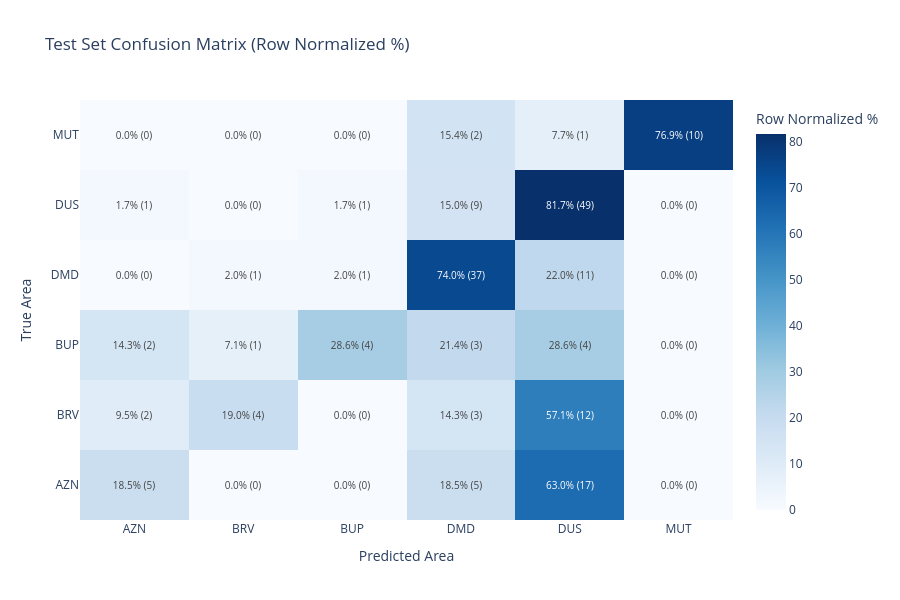

Notebook cell for this chart:
### Markdown cell above
## 6. Interactive Confusion Matrix (Test Set)

### Code cell
if evaluation:
    matrix = np.array(evaluation['metrics']['confusion_matrix'])
    labels = evaluation['labels']
    
    # Normalize by row (recall)
    row_sums = matrix.sum(axis=1, keepdims=True)
    norm_matrix = np.divide(
        matrix.astype(float),
        row_sums,
        out=np.zeros_like(matrix, dtype=float),
        where=row_sums != 0
    ) * 100
    
    # Create interactive heatmap
    fig = go.Figure(data=go.Heatmap(
        z=norm_matrix,
        x=labels,
        y=labels,
        colorscale='Blues',
        colorbar=dict(title='Row Normalized %'),
        text=[[f"{norm_matrix[i,j]:.1f}%\n({matrix[i,j]})" for j in range(len(labels))] 
               for i in range(len(labels))],
        texttemplate="%{text}",
        textfont={"size": 10},
        hovertemplate='True: %{y}<br>Predicted: %{x}<br>Count: %{z:.1f}%<extra></extra>'
    ))
    
    fig.update_layout(
        title='Test Set Confusion Matrix (Row Normalized %)',
        xaxis_title='Predicted Area',
        yaxis_title='True Area',
        height=600
    )
    fig.show()
    
    # Display raw confusion matrix
    print("\nRaw Confusion Matrix:")
    cm_df = pd.DataFrame(matrix, index=labels, columns=labels)
    display(cm_df.style.background_gradient(cmap='Blues'))
else:
    print("Evaluation results not available")

### Figure 1 — Plotly figure (JSON) as saved in the notebook; plotly's stock layout.template omitted (floating-point values rounded to 4 significant figures)
{"data": [{"colorbar": {"title": {"text": "Row Normalized %"}}, "colorscale": [[0, "rgb(247,251,255)"], [0.125, "rgb(222,235,247)"], [0.25, "rgb(198,219,239)"], [0.375, "rgb(158,202,225)"], [0.5, "rgb(107,174,214)"], [0.625, "rgb(66,146,198)"], [0.75, "rgb(33,113,181)"], [0.875, "rgb(8,81,156)"], [1, "rgb(8,48,107)"]], "hovertemplate": "True: %{y}<br>Predicted: %{x}<br>Count: %{z:.1f}%<extra></extra>", "text": [["18.5%\n(5)", "0.0%\n(0)", "0.0%\n(0)", "18.5%\n(5)", "63.0%\n(17)", "0.0%\n(0)"], ["9.5%\n(2)", "19.0%\n(4)", "0.0%\n(0)", "14.3%\n(3)", "57.1%\n(12)", "0.0%\n(0)"], ["14.3%\n(2)", "7.1%\n(1)", "28.6%\n(4)", "21.4%\n(3)", "28.6%\n(4)", "0.0%\n(0)"], ["0.0%\n(0)", "2.0%\n(1)", "2.0%\n(1)", "74.0%\n(37)", "22.0%\n(11)", "0.0%\n(0)"], ["1.7%\n(1)", "0.0%\n(0)", "1.7%\n(1)", "15.0%\n(9)", "81.7%\n(49)", "0.0%\n(0)"], ["0.0%\n(0)", "0.0%\n(0)", "0.0%\n(0)", "15.4%\n(2)", "7.7%\n(1)", "76.9%\n(10)"]], "textfont": {"size": 10}, "texttemplate": "%{text}", "type": "heatmap", "x": ["AZN", "BRV", "BUP", "DMD", "DUS", "MUT"], "y": ["AZN", "BRV", "BUP", "DMD", "DUS", "MUT"], "z": [[18.52, 0.0, 0.0, 18.52, 62.96, 0.0], [9.524, 19.05, 0.0, 14.29, 57.14, 0.0], [14.29, 7.143, 28.57, 21.43, 28.57, 0.0], [0.0, 2.0, 2.0, 74.0, 22.0, 0.0], [1.667, 0.0, 1.667, 15.0, 81.67, 0.0], [0.0, 0.0, 0.0, 15.38, 7.692, 76.92]]}], "layout": {"height": 600, "title": {"text": "Test Set Confusion Matrix (Row Normalized %)"}, "xaxis": {"title": {"text": "Predicted Area"}}, "yaxis": {"title": {"text": "True Area"}}}}
